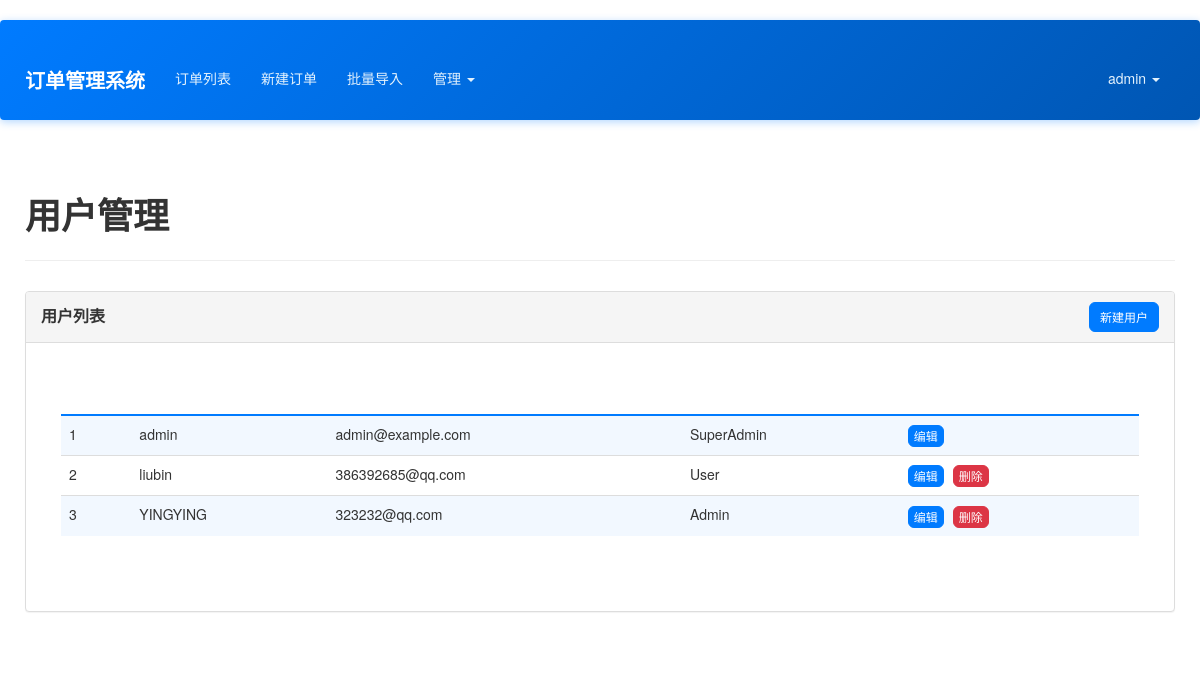
/admin/users (signed in), run on an earlier commit of the app's database.
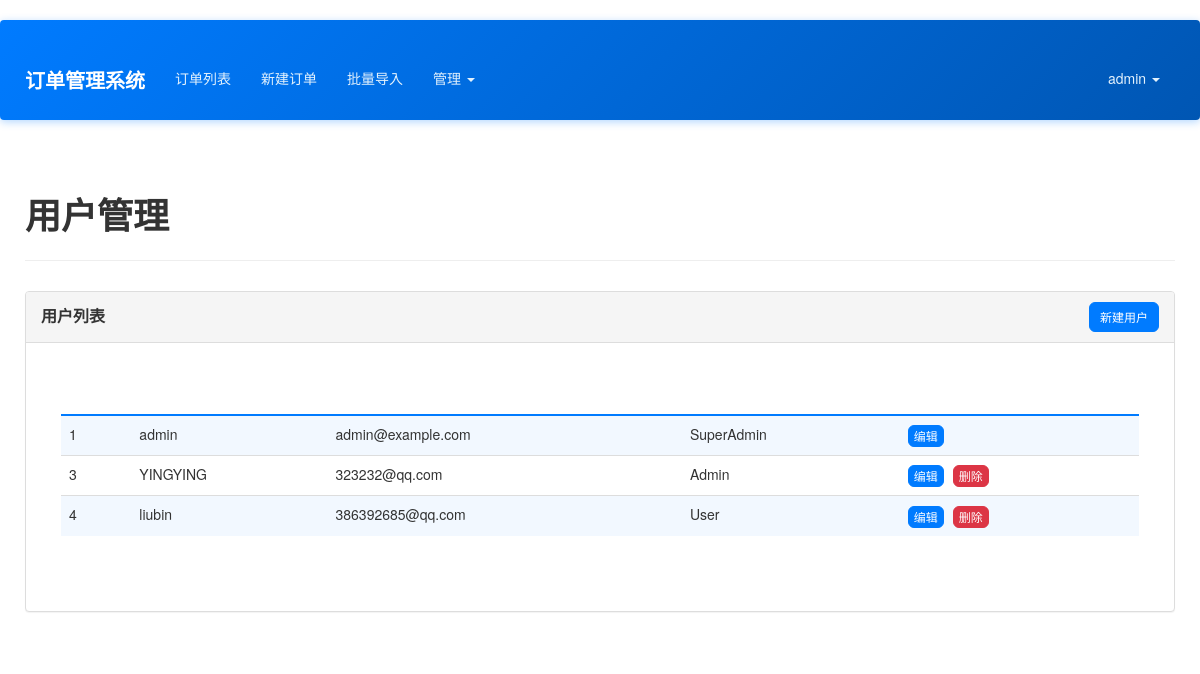
And on a later commit of the database.
### app/models.py (models this page shows, shortened)
class User(UserMixin, db.Model):
    __tablename__ = 'users'
    id = db.Column(db.Integer, primary_key=True)
    email = db.Column(db.String(64), unique=True, index=True)
    username = db.Column(db.String(64), unique=True, index=True)
    role_id = db.Column(db.Integer, db.ForeignKey('roles.id'))
    password_hash = db.Column(db.String(128))
    orders = db.relationship('Order', backref='creator', lazy='dynamic')
    @property
    def password(self):
        raise AttributeError('password is not a readable attribute')
    def can(self, perm):
        return self.role is not None and self.role.has_permission(perm)

class Role(db.Model):
    __tablename__ = 'roles'
    id = db.Column(db.Integer, primary_key=True)
    name = db.Column(db.String(64), unique=True)
    default = db.Column(db.Boolean, default=False, index=True)
    permissions = db.Column(db.Integer)
    users = db.relationship('User', backref='role', lazy='dynamic')
    def has_permission(self, perm):
        return self.permissions & perm == perm

### app/admin/views.py (the view)
@admin.route('/users')
@admin_required
def user_list():
    users = User.query.all()
    return render_template('admin/user_list.html', users=users)

### app/admin/views.py (called while the page is built)
@admin.before_request
@login_required
def before_request():
    if not current_user.can(Permission.MANAGE_FIELDS) and not current_user.can(Permission.ADMIN):
        abort(403)

### app/context_processors.py (called while the page is built)
def inject_permissions():
    return dict(Permission=Permission)

### app/models.py (called while the page is built)
@login_manager.user_loader
def load_user(user_id):
    return User.query.get(int(user_id))

### app/templates/admin/user_list.html (shortened to what this page needs)
{% extends "base.html" %}
{% block page_content %}
<div class="page-header">
    <h1>用户管理</h1>
</div>
<div class="row">
    <div class="col-md-12">
        <div class="panel panel-default">
            <div class="panel-heading">
                <div class="row">
                    <div class="col-md-6">
                        <h3 class="panel-title">用户列表</h3>
                    </div>
                    <div class="col-md-6 text-right">
                        <a href="{{ url_for('admin.new_user') }}" class="btn btn-primary btn-sm">新建用户</a>
                    </div>
                </div>
            </div>
            <div class="panel-body">
                <div class="table-responsive">
                    <table class="table table-striped table-hover">
                        <thead>
                            <tr>
                                <th>ID</th>
                                <th>用户名</th>
                                <th>邮箱</th>
                                <th>角色</th>
                                <th>操作</th>
                            </tr>
                        </thead>
                        <tbody>
                            {% for user in users %}
                            <tr>
                                <td>{{ user.id }}</td>
                                <td>{{ user.username }}</td>
                                <td>{{ user.email }}</td>
                                <td>{{ user.role.name }}</td>
                                <td>
                                    <a href="{{ url_for('admin.edit_user', id=user.id) }}" class="btn btn-primary btn-xs">编辑</a>
                                    {% if user.id != current_user.id %}
                                    <button class="btn btn-danger btn-xs delete-user" data-id="{{ user.id }}">删除</button>
                                    {% endif %}
                                </td>
                            </tr>
                            {% else %}
                            <tr>
                                <td colspan="5" class="text-center">暂无用户数据</td>
                            </tr>
                            {% endfor %}
                        </tbody>
                    </table>
                </div>
            </div>
        </div>
    </div>
</div>
{% endblock %}

### app/templates/base.html (shortened to what this page needs)
{% extends "bootstrap/base.html" %}
{% block head %}
{{ super() }}
<link rel="stylesheet" type="text/css" href="{{ url_for('static', filename='styles.css') }}">
{% endblock %}
{% block navbar %}
<div class="navbar navbar-inverse" role="navigation">
    <div class="container">
        <div class="navbar-header">
            <a class="navbar-brand" href="{{ url_for('main.index') }}">订单管理系统</a>
        </div>
        <div class="navbar-collapse collapse">
            <ul class="nav navbar-nav">
                {% if current_user.is_authenticated %}
                <li><a href="{{ url_for('main.order_list') }}">订单列表</a></li>
                <li><a href="{{ url_for('main.new_order') }}">新建订单</a></li>
                <li><a href="{{ url_for('main.import_orders') }}">批量导入</a></li>
                {% if current_user.can(Permission.MANAGE_FIELDS) %}
                <li class="dropdown">
                    <a href="#" class="dropdown-toggle" data-toggle="dropdown">管理 <b class="caret"></b></a>
                </li>
                {% endif %}
                {% endif %}
            </ul>
            <ul class="nav navbar-nav navbar-right">
                {% if current_user.is_authenticated %}
                <li class="dropdown">
                    <a href="#" class="dropdown-toggle" data-toggle="dropdown">{{ current_user.username }} <b class="caret"></b></a>
                </li>
                {% else %}
                <li><a href="{{ url_for('auth.login') }}">登录</a></li>
                <li><a href="{{ url_for('auth.register') }}">注册</a></li>
                {% endif %}
            </ul>
        </div>
    </div>
</div>
{% endblock %}
{% block content %}
<div class="container">
    {% block page_content %}{% endblock %}
</div>
{% endblock %}

What changed in the data, as far as the page shows it:
removed User: id "2", username "liubin", email "386392685@qq.com", role.name "User"
added User: id "4", username "liubin", email "386392685@qq.com", role.name "User"
